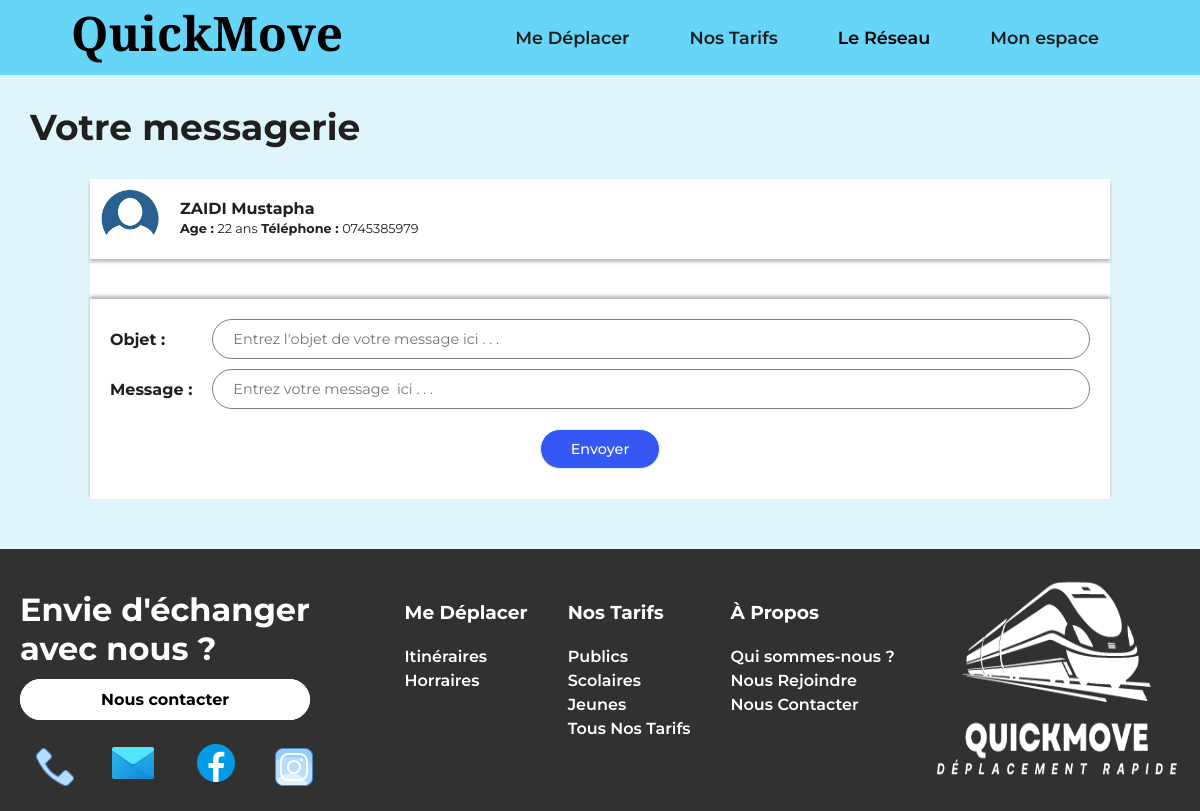
/Messagerie.php (signed in), run on the app's committed database.
### tables this page shows
CREATE TABLE `utilisateurs` (
  `identifiant` varchar(25) NOT NULL,
  `nom` varchar(25) NOT NULL,
  `prenom` varchar(25) NOT NULL,
  `mdp` varchar(25) NOT NULL,
  `age` varchar(5) NOT NULL,
  `numtel` varchar(25) NOT NULL,
  `profilimg` varchar(50) NOT NULL DEFAULT 'Images/Utilisateurs/default.png',
  `admin` int(1) NOT NULL DEFAULT '0'
);

### fonction.php (called while the page is built, shortened)
<?php
    function requete($co,$req)
    {
	    $d = mysqli_query($co, $req);
	    return $d;
    }
?>

### Messagerie.php (the view, shortened to what this page needs)
<!DOCTYPE html>
<?php
    include "BarNav.php";
    include "fonction.php";
    if (isset($_SESSION['identifiant']))
    {
       $id = $_SESSION['identifiant'];
    }
    else
    {
        echo '<link rel="icon" href="Images/icon.png" type="image/png">
            <link rel="stylesheet" href="style.css" type="text/css">
            <title>Profil - Réseau QuickMove</title>';
        echo "<h1 class='prflh1'>Veuillez vous connecter s'il vous plait pour accéder à cette section !!</h1>";
        exit;
    }
?>
<html lang="fr">
    <head>
        <link rel="stylesheet" href="style.css" type="text/css">
    </head>
    <body>
        <h1 class="itinh1">Votre messagerie</h1>
        <?php
            $connexion = connexion();
            $requete = "select * from utilisateurs where identifiant='$id'";
            $data = requete($connexion, $requete);
            while ($row = mysqli_fetch_assoc($data))
            {
                $nom = $row['nom'];
                $prenom = $row['prenom'];
                $age = $row['age'];
                $tel = $row['numtel'];
                $img = $row['profilimg'];
            }
            echo '<div class="messagerie"><div class="mdestinataire">';
            echo "<img src='$img'>";
            echo "<div class='mdescor'><strong>$nom $prenom</strong><p><strong>Age : </strong>$age ans";
            echo "<strong> Téléphone : </strong>$tel</p></div></div>";
            echo '<div class="mrepondre"><form method="post">';
            echo '<div><h4>Objet :</h4>';
            echo "<input type='text' name='objet' placeholder=\"Entrez l'objet de votre message ici . . .\" required></div>";
            echo '<div><h4>Message :</h4>';
            echo "<input type='text' name='contenu' placeholder='Entrez votre message  ici . . .' required></div>";
            echo "<div class='send'><input type='submit' name='envoyer' value='Envoyer'></div></form></div>";
            echo '</div>';
            include "BasPage.php";
            ?>
    </body>
</html>

### style.css (style rules this page uses)
body { margin: 0; padding: 0; font-family: "Montserrat", sans-serif; color: rgb(31, 31, 31); background-color: rgb(223, 245, 252); font-size: 1em; }
form input,select { font-family: "Montserrat", sans-serif; font-size: 0.9em; width: 100%; border:1px solid white; border-radius: 10cap; padding: 10px 20px; margin-bottom: 18px; margin-top: 8px; }
form input { width: 90%; }
.itinh1 { margin: 30px; font-size:calc(1.5rem + 1vw); }
.cntprofil input[type="submit"], .modifier input[type="submit"], .personnes input[type="submit"], .send input { width: 120px; background-color: rgb(103, 213, 247); font-weight: 500; cursor: pointer; font-size: 0.9em; transition: 0.2s; border-radius: 5cap; border: solid rgb(223, 245, 252) 1px; }
.messagerie { width: 85%; margin-right: auto; margin-left: auto; margin-top: 30px; background-color: white; margin-bottom: 50px; }
.mdestinataire { padding: 10px; margin-bottom: 5px; box-shadow: 0px 3px 3px rgba(168, 168, 168, 0.8); position: sticky; top: 0; background-color: white; height: 60px; }
.mdestinataire img { float: left; width: 60px; height: 60px; border-radius: 50%; margin-right: 20px; }
.mdescor { padding-top: 10px; }
.mdescor p { margin: 0px; padding: 0px; font-size: 0.8em; margin-top: 3px; }
.mrepondre { margin-top: 40px; padding: 20px; box-shadow: 0px -3px 3px rgba(168, 168, 168, 0.8); }
.mrepondre div { display: flex; align-items: center; margin-bottom: 10px; }
.mrepondre h4 { margin: 0px; padding: 0px; width: 120px; }
.mrepondre input[type="text"] { width: 100%; border-radius: 2cap; border: 1px solid gray; margin: 0px; }
.send { display: flex; justify-content: center; margin-top: 20px; margin-bottom: 0px; padding: 0px; }
.send input[type="submit"] { margin: 0px; background-color: rgb(53, 88, 245); color: white; }

### data on the page
utilisateurs: profilimg (placeholder picture), nom "ZAIDI", prenom "Mustapha", age "22", numtel "0745385979"
